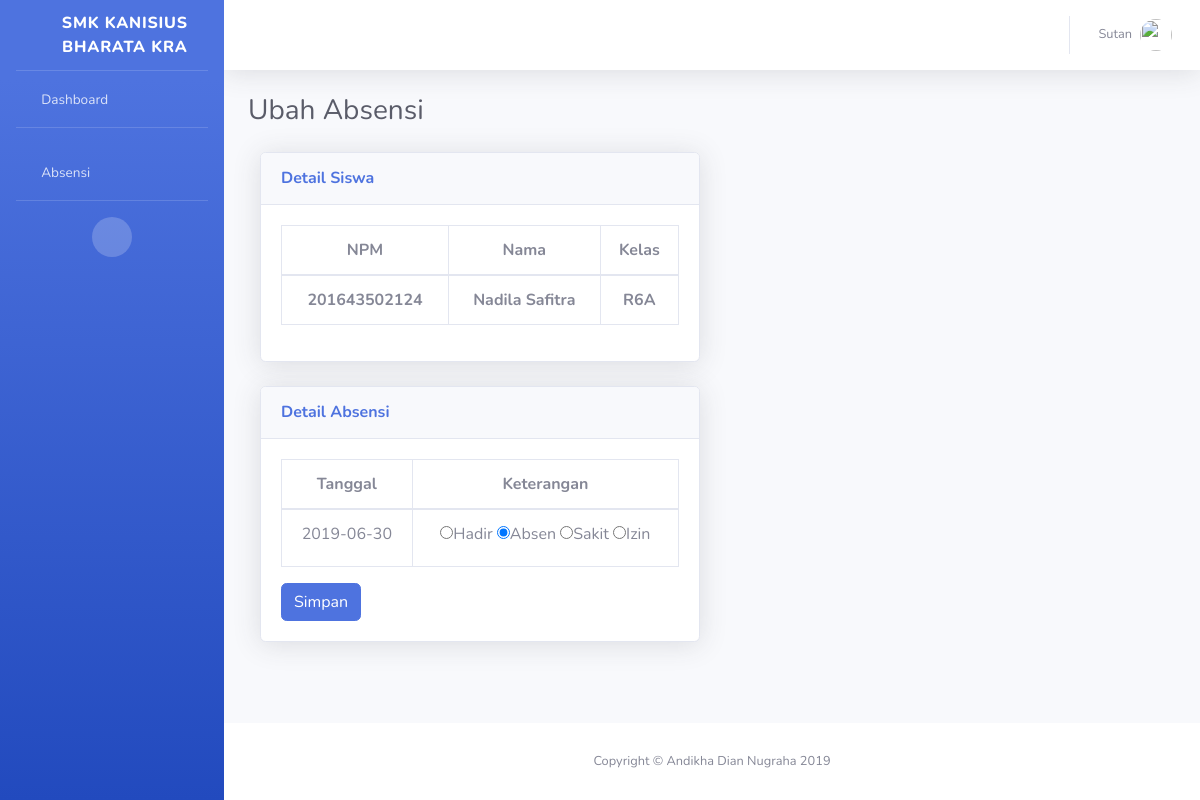
/detaileditabsensi.php?kelas=001&npm=201643502124 (signed in), run on the app's committed database.
### tables this page shows
CREATE TABLE `mahasiswa` (
  `npm` varchar(15) NOT NULL,
  `nama` varchar(30) NOT NULL,
  `jk` enum('Pria','Wanita') NOT NULL,
  `tgl_lahir` date NOT NULL,
  `alamat` varchar(255) NOT NULL,
  `id_kelas` varchar(11) NOT NULL,
  `foto` varchar(255) NOT NULL
);

CREATE TABLE `kelas` (
  `id_kelas` varchar(11) NOT NULL,
  `nama_kelas` varchar(30) NOT NULL,
  `id_dosen` varchar(11) NOT NULL
);

CREATE TABLE `absensi` (
  `id_absen` int(11) NOT NULL,
  `jadwal` date NOT NULL,
  `keterangan` enum('Hadir','Sakit','Izin','Absen') NOT NULL,
  `id_kelas` varchar(11) NOT NULL,
  `npm` varchar(15) NOT NULL
);

### detaileditabsensi.php (the view, shortened to what this page needs)
<?php
	include "koneksi.php";
	$dosen_name = $_SESSION["dosen_user_name"];
    $dosen_foto = $_SESSION["dosen_user_foto"];
    $id_kelas=$_GET['kelas'];
	$npm=$_GET['npm'];
?>
<!DOCTYPE html>
<html lang="en">
<head>
  <link href="vendor/fontawesome-free/css/all.min.css" rel="stylesheet" type="text/css">
  <link href="css/sb-admin-2.min.css" rel="stylesheet">
  <link href="vendor/datatables/dataTables.bootstrap4.min.css" rel="stylesheet">
</head>
<body id="page-top">
  <div id="wrapper">
    <ul class="navbar-nav bg-gradient-primary sidebar sidebar-dark accordion" id="accordionSidebar">
      <a class="sidebar-brand d-flex align-items-center justify-content-center" href="index.php">
        <div class="sidebar-brand-icon">
          <i class="fas fa-university"></i>
        </div>
        <div class="sidebar-brand-text mx-3">SMK Kanisius Bharata Kra</div>
      </a>
      <hr class="sidebar-divider my-0">
      <li class="nav-item">
        <a class="nav-link" href="index.php">
          <i class="fas fa-fw fa-tachometer-alt"></i>
          <span>Dashboard</span></a>
      </li>
      <hr class="sidebar-divider">
      <li class="nav-item">
        <a class="nav-link" href="absensi.php">
          <i class="fas fa-fw fa-user-check"></i>
          <span>Absensi</span></a>
      </li>
      <hr class="sidebar-divider d-none d-md-block">
      <div class="text-center d-none d-md-inline">
        <button class="rounded-circle border-0" id="sidebarToggle"></button>
      </div>
    </ul>
    <div id="content-wrapper" class="d-flex flex-column">
      <div id="content">
        <nav class="navbar navbar-expand navbar-light bg-white topbar mb-4 static-top shadow">
          <ul class="navbar-nav ml-auto">
            <li class="nav-item dropdown no-arrow">
              <a class="nav-link dropdown-toggle" href="#" id="userDropdown" role="button" data-toggle="dropdown" aria-haspopup="true" aria-expanded="false">
                <span class="mr-2 d-none d-lg-inline text-gray-600 small"><?= $dosen_name ;?></span>
                <img class="img-profile rounded-circle" src="img/<?= $dosen_foto; ?>">
              </a>
            </li>
          </ul>
        </nav>
        <div class="container-fluid">
          <h1 class="h3 mb-4 text-gray-800">Ubah Absensi </h1>
            <form role="form" action="editabsensi.php?kelas=<?php echo $id_kelas;?>&npm=<?php echo $npm;?>" method="post" name="postform" enctype="multipart/form-data">
			<?php
            $sql="SELECT *,k.nama_kelas FROM mahasiswa s join kelas k on s.id_kelas=k.id_kelas WHERE npm='$npm'";
            $query=mysqli_query($koneksi,$sql);
                        while ($data=mysqli_fetch_array($query)){
                            $nama=$data["nama"];
                            $nama_kelas=$data["nama_kelas"];
                        }
            ?>
        <div class="col-md-6">
          <div class="card shadow mb-4">
            <div class="card-header py-3">
              <h6 class="m-0 font-weight-bold text-primary">Detail Siswa</h6>
            </div>
            <div class="card-body">
                <form role="form" action=".php?id=<?php echo $_GET['kelas'];?>" method="post" name="postform" enctype="multipart/form-data">
              <div class="table-responsive">
                  <table class="table table-bordered" id="" width="100%" cellspacing="0">
                    <thead>
                        <tr align="center">
                        <th>NPM</th>
                        <th>Nama</th>
                        <th>Kelas</th>
                        </tr>
                    </thead>
                    <tbody align="center">
                        <th><?=$npm;?></th>
                        <th><?=$nama;?></th>
                        <th><?=$nama_kelas;?></th>
                    </tbody>
                </table>
            </div>
            </div>
          </div>
        </div>
        <div class="col-md-6">
          <div class="card shadow mb-4">
            <div class="card-header py-3">
              <h6 class="m-0 font-weight-bold text-primary">Detail Absensi</h6>
            </div>
            <div class="card-body">
              <div class="table-responsive">
                  <table class="table table-bordered" id="" width="100%" cellspacing="0">
                    <thead>
                        <tr align="center">
                        <th>Tanggal</th>
                        <th>Keterangan</th>
                        </tr>
                    </thead>
                    <tbody align="center">
                        <?php
                        $sql="SELECT * FROM `absensi` WHERE id_kelas='$id_kelas' AND npm='$npm'";
                        $query=mysqli_query($koneksi,$sql);
                        while ($data=mysqli_fetch_array($query)){
                            $id_absen=$data[0];
                            $tanggal=$data["jadwal"];
                            $keterangan=$data["keterangan"];
                        ?>
                        <tr>
                            <td><?=$tanggal;?></td>
                            <td>
                            <label class="radio-inline"><input type="radio" name="<?= 'ket'.$id_absen;?>" id="<?= 'opsi1'.$id_absen;?>" <?php if ($keterangan=="Hadir"){echo "checked";} ?> value="Hadir">Hadir</label>
                      <label class="radio-inline"><input type="radio" name="<?= 'ket'.$id_absen;?>" id="<?= 'opsi1'.$id_absen;?>" <?php if ($keterangan=="Absen"){echo "checked";} ?> value="Absen">Absen</label>
                      <label class="radio-inline"><input type="radio" name="<?= 'ket'.$id_absen;?>" id="<?= 'opsi1'.$id_absen;?>" <?php if ($keterangan=="Sakit"){echo "checked";} ?> value="Sakit">Sakit</label>
                      <label class="radio-inline"><input type="radio" name="<?= 'ket'.$id_absen;?>" id="<?= 'opsi1'.$id_absen;?>" <?php if ($keterangan=="Izin"){echo "checked";} ?> value="Izin">Izin</label>
                            </td>
                        </tr>
                        <?php } ?>
                    </tbody>
                </table>
                <button type="submit" class="btn btn-primary">Simpan</button>
                </form>
            </div>
            </div>
          </div>
        </div>
      <footer class="sticky-footer bg-white">
        <div class="container my-auto">
          <div class="copyright text-center my-auto">
            <span>Copyright &copy; Andikha Dian Nugraha 2019</span>
          </div>
        </div>
      </footer>
</body>
</html>

### data on the page
mahasiswa: nama "Nadila Safitra", id_kelas.nama_kelas "R6A"
absensi: jadwal "2019-06-30", keterangan "☐ Hadir", keterangan "☑ Absen", keterangan "☐ Sakit", keterangan "☐ Izin"

### other printed values
$dosen_name "Sutan"
$npm "201643502124"
